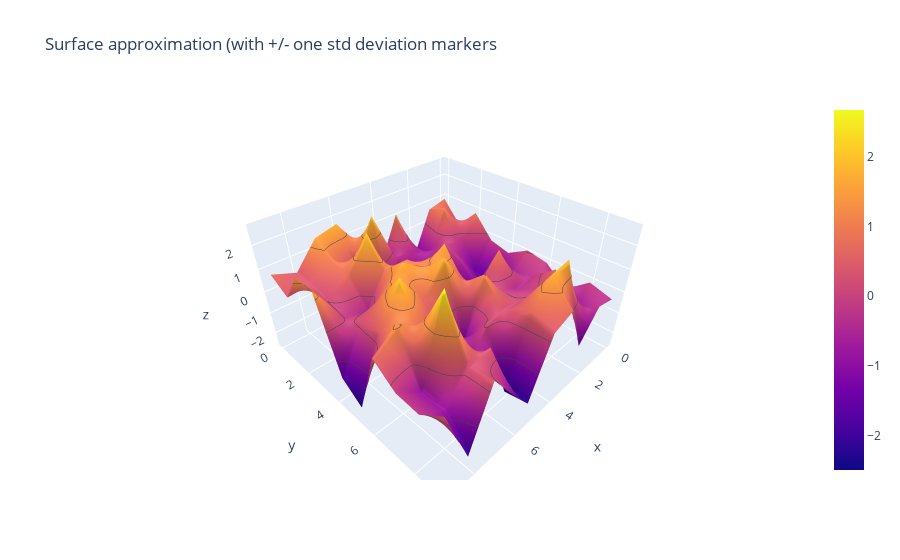

Notebook cell for this chart:
### Code cell
matrixInfo(m, verbose=False, surfaceGraph=True )
